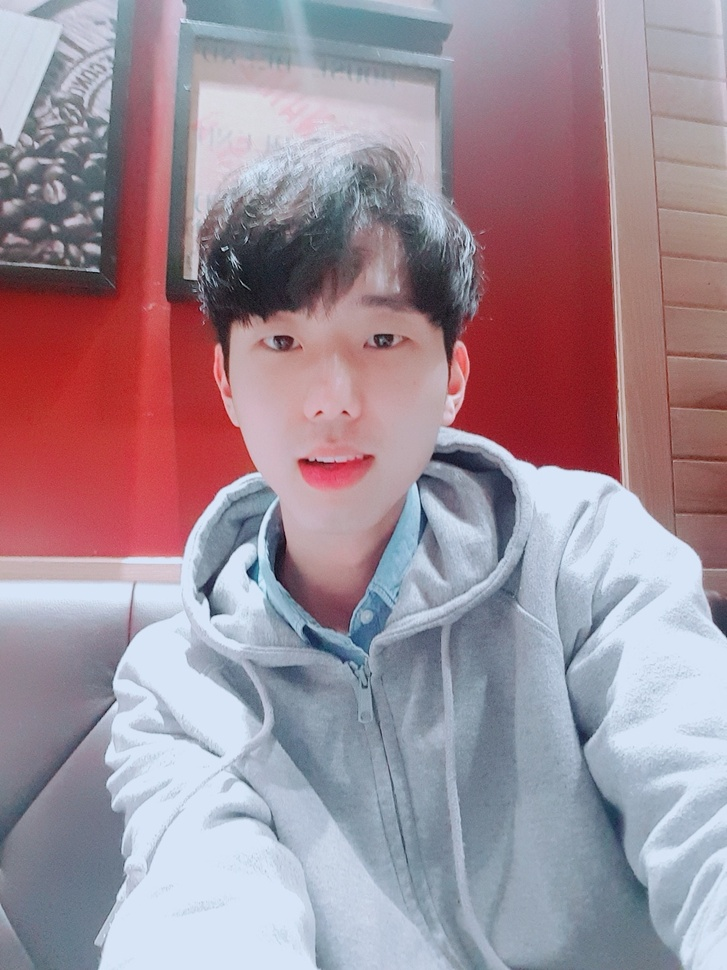
#> input picture Kyulkyung/FaceRecognition/OpenCvTutorial_Py/juno.jpg, 727 x 970 px, shrunk from 1080 x 1440 before the run
$ python opencv_face_detect.py
#> lines starting #> are read from the running program, lines starting #| are printed output that depends on the picture; after the words box and inside, x2 and y2 are one past the last pixel; in counts of white or black regions, pixels touching at a corner belong together
import numpy as np
import cv2 as cv
face_cascade = cv.CascadeClassifier('C:\opencv\sources\data\haarcascades\haarcascade_frontalface_default.xml')
img = cv.imread('juno.jpg')
#> img is the input picture: shape (970, 727, 3); mean B, G, R 152.5, 141.7, 159.9
cv.imshow('img', img)

gray = cv.cvtColor(img, cv.COLOR_BGR2GRAY)
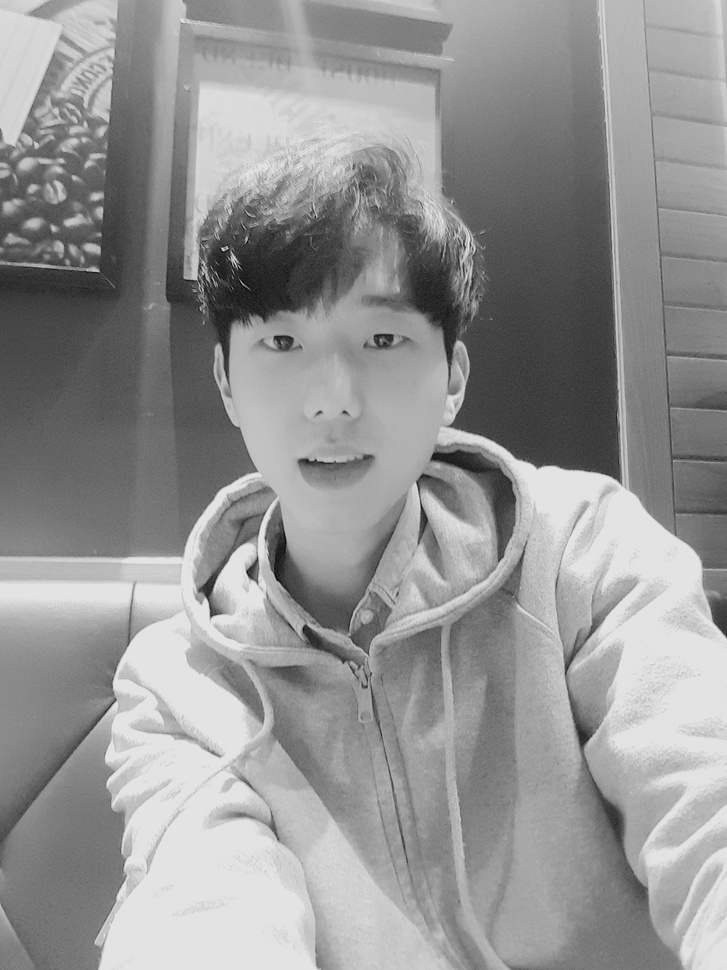
#> gray: shape (970, 727); min 1, max 238, mean 148.4
try:
    faces = face_cascade.detectMultiScale(gray, 1.3, 5)
#> faces = [[188, 243, 284, 284]]
except Exception as e:
    print(e)
for (x, y, w, h) in faces:
    cv.rectangle(img, (x, y), (x + w, y + h), (255, 0, 0), 20)
    roi_gray = gray[y:y + h, x:x + w]
    roi_color = img[y:y + h, x:x + w]
#> this loop made 1 pass
#> pass 1, `roi_gray = gray[y:y + h, x:x + w]`:
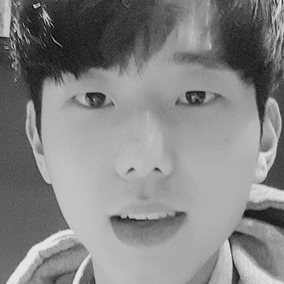
#> roi_gray: shape (284, 284); min 1, max 238, mean 132.2
#> pass 1, `roi_color = img[y:y + h, x:x + w]`:
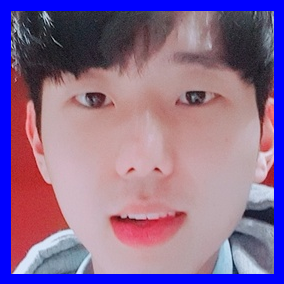
#> roi_color: shape (284, 284, 3); mean B, G, R 147.6, 106.5, 136.5
#> after the loop:
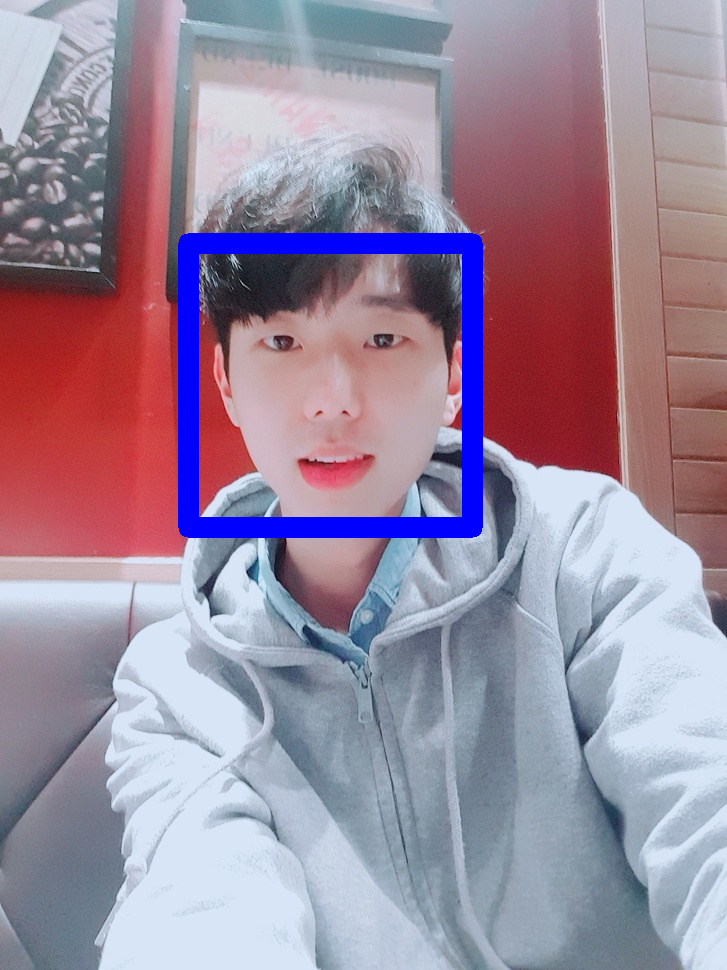
#> img: shape (970, 727, 3); 3.37% of pixels changed, all inside (x1, y1, x2, y2) = (178, 233, 483, 538)
cv.imshow('img', img)
cv.waitKey(0)
cv.destroyAllWindows()
